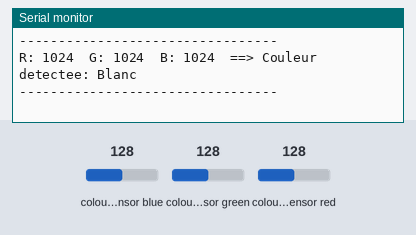
Recording of a sketch running on a simulated Arduino Uno, built with avr-gcc and run on an emulated ATmega328P. Parts: the last lines printed to the serial monitor. The inputs (shaded band) are chosen by the test bench; at power-on: colour sensor blue 128, colour sensor green 128, colour sensor red 128.

Above: at 2.0 s.
2.1 s: colour sensor blue set to 5
At 3.2 s:
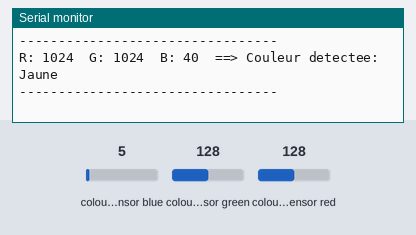
5.0 s: colour sensor green set to 5
At 6.7 s:
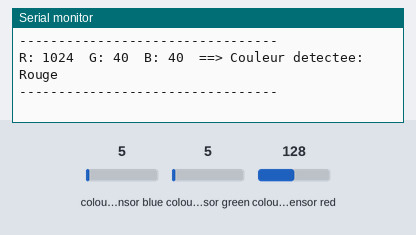
8.4 s: colour sensor blue set to 128
At 10.1 s:
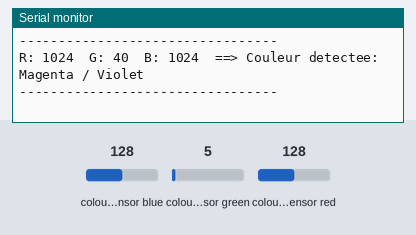
11.8 s: colour sensor red set to 5
At 13.6 s:
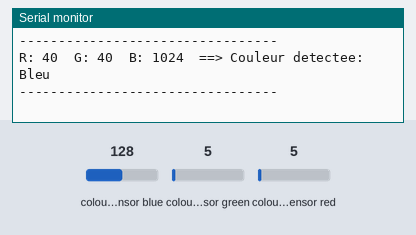
15.2 s: colour sensor green set to 191
At 17.0 s:
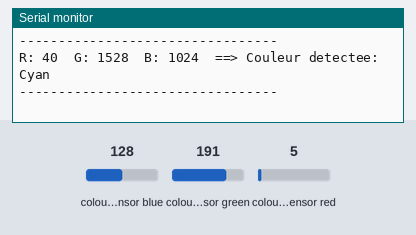
18.6 s: colour sensor red set to 128
At 20.3 s:
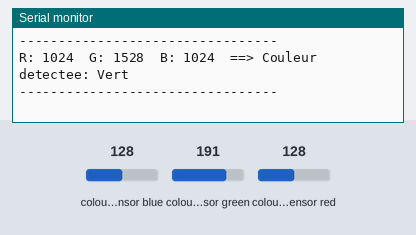

Measured:
- after the input at 2.1 s, the serial monitor: prints a new line after 0.29 s (image 1)
- after the input at 5.0 s, the serial monitor: prints a new line after 0.79 s (image 2)
- after the input at 8.4 s, the serial monitor: prints a new line after 0.79 s (image 3)
- after the input at 11.8 s, the serial monitor: prints a new line after 0.83 s (image 4)
- after the input at 15.2 s, the serial monitor: prints a new line after 0.83 s (image 5)
- after the input at 18.6 s, the serial monitor: prints a new line after 0.83 s (image 6)

The sketch:

unocoul.ino
```cpp
#include <Wire.h>
#include "Adafruit_TCS34725.h"

Adafruit_TCS34725 tcs = Adafruit_TCS34725(TCS34725_INTEGRATIONTIME_50MS, TCS34725_GAIN_4X);

// --- Paramètres pour l'identification des couleurs ---
// Vous pouvez ajuster ces seuils pour améliorer la détection

// En dessous de cette saturation (0-100), la couleur est considérée comme un ton de gris.
#define SEUIL_SATURATION_GRIS 25

// En dessous de cette valeur/luminosité (0-100), c'est considéré comme Noir.
#define SEUIL_VALEUR_NOIR 20

// Au-dessus de cette valeur/luminosité ET avec une faible saturation, c'est considéré comme Blanc.
#define SEUIL_VALEUR_BLANC 85

void setup() {
  Serial.begin(9600);
  Serial.println("Test du capteur de couleur avec identification");

  if (tcs.begin()) {
    Serial.println("Capteur trouve !");
  } else {
    Serial.println("Aucun capteur TCS34725 trouve... verifiez le cablage !");
    while (1);
  }
}

void loop() {
  uint16_t r, g, b, c;

  // Attend que la lecture soit complète (dépend du temps d'intégration)
  delay(60);
  tcs.getRawData(&r, &g, &b, &c);

  // Affiche les valeurs brutes
  Serial.print("R: "); Serial.print(r);
  Serial.print("  G: "); Serial.print(g);
  Serial.print("  B: "); Serial.print(b);

  // Obtient et affiche le nom de la couleur
  String nomCouleur = getCouleurNom(r, g, b);
  Serial.print("  ==> Couleur detectee: ");
  Serial.println(nomCouleur);

  Serial.println("---------------------------------");

  delay(1000);
}

// Fonction qui convertit les valeurs RGB en un nom de couleur
String getCouleurNom(uint16_t r, uint16_t g, uint16_t b) {
  // Les valeurs du capteur sont élevées, on les ramène à une échelle 0-255
  // La fonction map() est parfaite pour ça.
  // Note: la valeur max du capteur dépend du gain et du temps d'intégration.
  // On va utiliser la valeur 'clear' (c) comme approximation de la pleine échelle
  // pour une meilleure normalisation. Si 'c' est 0, on utilise une valeur par défaut.
  uint16_t maxVal = max(r, max(g, b));
  if (maxVal == 0) return "Noir"; // Si tout est à 0

  byte r_8bit = map(r, 0, maxVal, 0, 255);
  byte g_8bit = map(g, 0, maxVal, 0, 255);
  byte b_8bit = map(b, 0, maxVal, 0, 255);

  // Conversion RGB vers HSV (Teinte, Saturation, Valeur)
  float teinte, saturation, valeur;
  RgbToHsv(r_8bit, g_8bit, b_8bit, &teinte, &saturation, &valeur);

  // On travaille avec des pourcentages pour la saturation et la valeur
  saturation *= 100;
  valeur *= 100;

  // 1. Détecter Noir, Blanc, Gris (couleurs achromatiques)
  if (saturation < SEUIL_SATURATION_GRIS) {
    if (valeur < SEUIL_VALEUR_NOIR) return "Noir";
    if (valeur > SEUIL_VALEUR_BLANC) return "Blanc";
    return "Gris";
  }

  // 2. Détecter les couleurs par leur teinte (Hue)
  if (teinte < 15) return "Rouge";
  if (teinte < 45) return "Orange";
  if (teinte < 75) return "Jaune";
  if (teinte < 150) return "Vert";
  if (teinte < 180) return "Cyan";
  if (teinte < 270) return "Bleu";
  if (teinte < 330) return "Magenta / Violet";

  return "Rouge"; // Par défaut (pour la plage 330-360)
}


// Algorithme standard de conversion RGB (0-255) en HSV (H:0-360, S:0-1, V:0-1)
void RgbToHsv(byte r, byte g, byte b, float *h, float *s, float *v) {
  float r_f = r / 255.0;
  float g_f = g / 255.0;
  float b_f = b / 255.0;

  float Cmax = max(r_f, max(g_f, b_f));
  float Cmin = min(r_f, min(g_f, b_f));
  float delta = Cmax - Cmin;

  // Calcul de la Teinte (Hue)
  if (delta == 0) {
    *h = 0;
  } else if (Cmax == r_f) {
    *h = 60 * fmod(((g_f - b_f) / delta), 6);
  } else if (Cmax == g_f) {
    *h = 60 * (((b_f - r_f) / delta) + 2);
  } else if (Cmax == b_f) {
    *h = 60 * (((r_f - g_f) / delta) + 4);
  }

  if (*h < 0) {
    *h += 360;
  }

  // Calcul de la Saturation
  if (Cmax == 0) {
    *s = 0;
  } else {
    *s = delta / Cmax;
  }

  // Calcul de la Valeur (Value)
  *v = Cmax;
}
```
